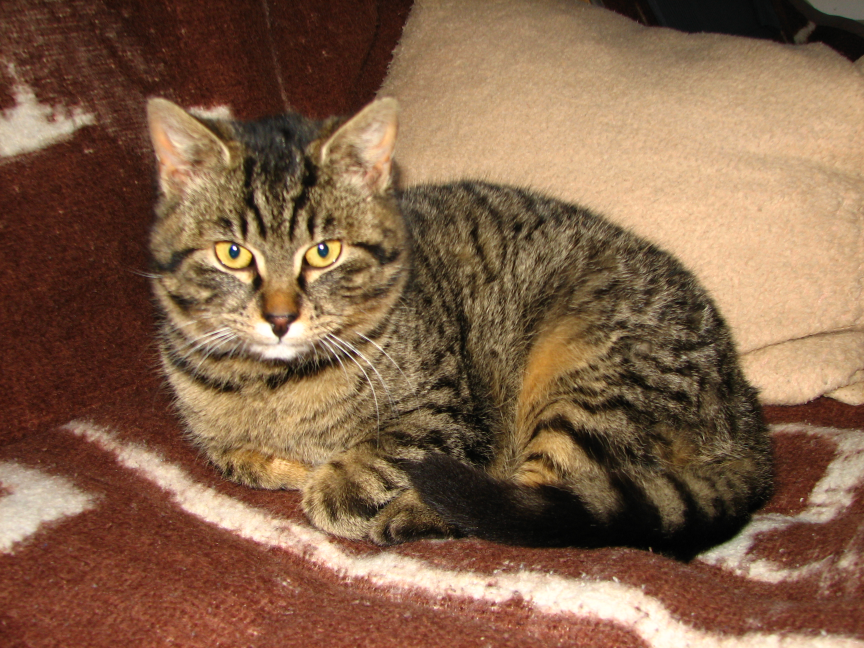
#> input picture image_file/cat.jpg, 2592 x 1944 px, given in place of the camera (shown at 1/3 size)
$ python diff_camera.py
#> lines starting #> are read from the running program, lines starting #| are printed output that depends on the picture; after the words box and inside, x2 and y2 are one past the last pixel; in counts of white or black regions, pixels touching at a corner belong together
# カメラを起動し動きがあるものを認識し画面に描く
# フレームの差分があった点を描画

import cv2

cap=cv2.VideoCapture(1)
img_last=None
green=(0,255,0)
while True:
    _, frame=cap.read()
#> frame is the input picture: shape (1944, 2592, 3); mean B, G, R 73.2, 98.6, 131.4
    frame=cv2.resize(frame, (500,300))
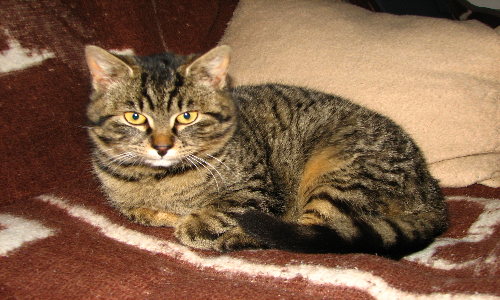
#> frame: shape (300, 500, 3); mean B, G, R 73.1, 98.5, 131.2
    gray=cv2.cvtColor(frame,cv2.COLOR_BGR2GRAY)
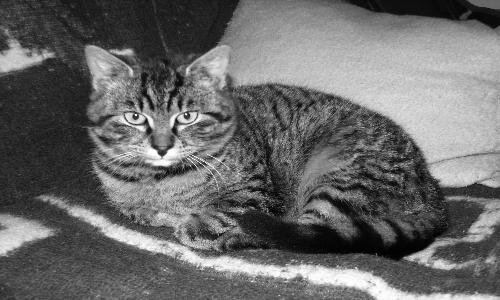
#> gray: shape (300, 500); min 1, max 255, mean 105.4
    gray = cv2.GaussianBlur(gray, (9,9), 0)
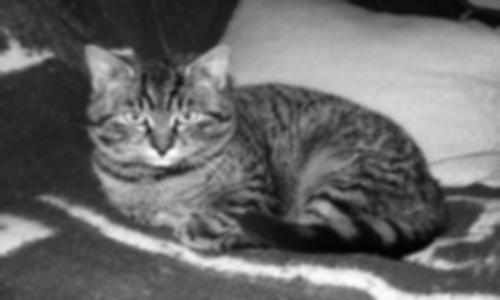
#> gray: shape (300, 500); min 3, max 251, mean 105.4
    img_b = cv2.threshold(gray, 100, 255, cv2.THRESH_BINARY_INV)[1]
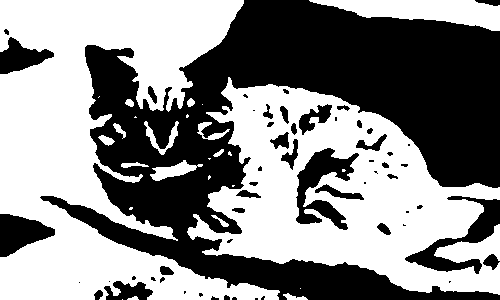
#> img_b: shape (300, 500); 53.9% white; 58 black regions (25 under 20 px), largest, box (x1, y1, x2, y2) and area: (40, 0, 500, 300) 58953, (296, 148, 359, 230) 2170, (405, 196, 500, 274) 2114
    #差分を確認
    if img_last is None:
      img_last=img_b
      continue
    frame_diff=cv2.absdiff(img_last, img_b)
    cnts=cv2.findContours(frame_diff,cv2.RETR_EXTERNAL,cv2.CHAIN_APPROX_SIMPLE)[0]
    #差分があった点を画面に描く
    for pt in cnts:
      x,y,w,h=cv2.boundingRect(pt)
      if w<30:continue #小さな変更点は無視
      cv2.rectangle(frame, (x,y), (x+w,y+h), green, 2)

    img_last=img_b
    cv2.imshow('Diff Camera', frame)
    cv2.imshow('diff data', frame_diff)
    k=cv2.waitKey(1)
    if k==27 or k==13: break

cap.release()
#> (the run stopped early here; a loop or call above may not have finished)

$ run again, on image_file/family.jpg
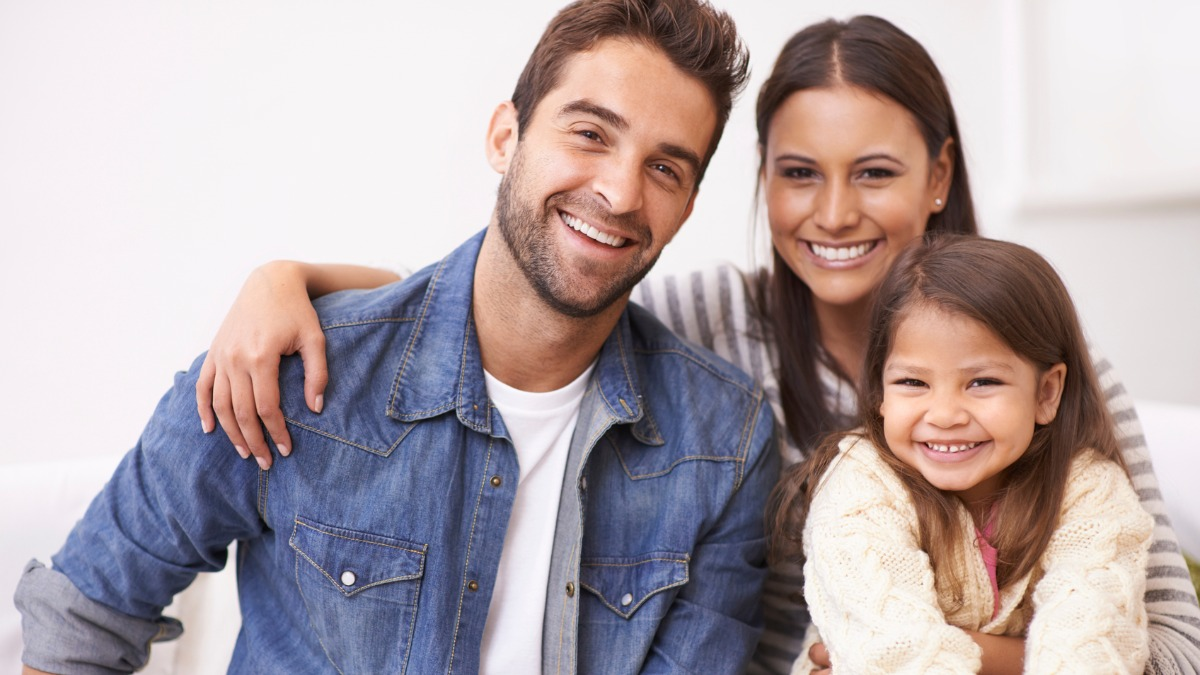
#> input picture image_file/family.jpg, 1200 x 675 px, given in place of the camera
#> frame is the input picture: shape (675, 1200, 3); mean B, G, R 167.4, 164.3, 177.5
#> frame: shape (300, 500, 3)
#> `gray = cv2.GaussianBlur(gray, (9,9), 0)`:
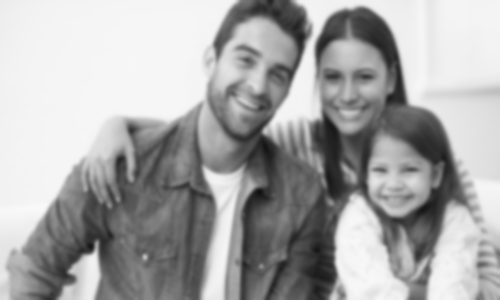
#> gray: shape (300, 500); min 17, max 249, mean 168.5
#> `img_b = cv2.threshold(gray, 100, 255, cv2.THRESH_BINARY_INV)[1]`:
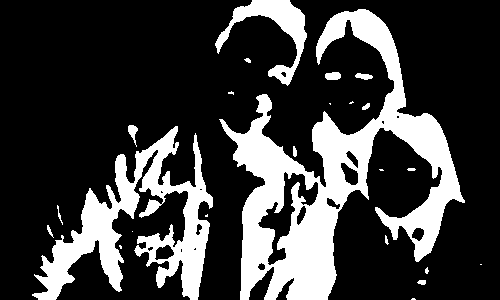
#> img_b: shape (300, 500); 24% white; 24 white regions (10 under 20 px), largest, box (x1, y1, x2, y2) and area: (219, 9, 465, 300) 22506, (32, 126, 213, 300) 10563, (215, 0, 307, 86) 2266
